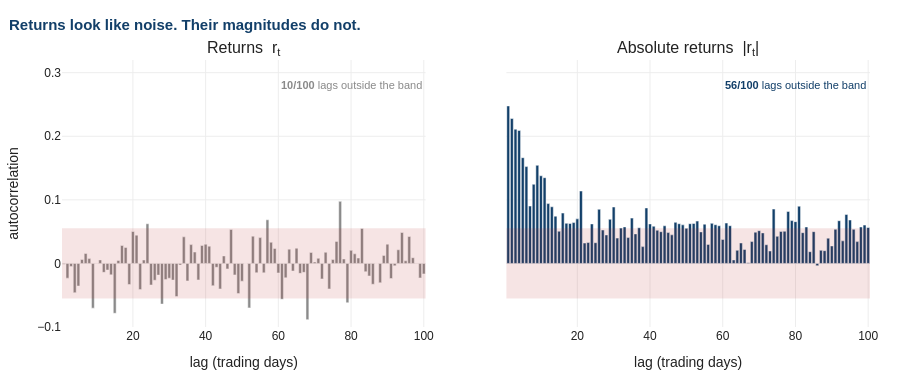

The cell this chart's notebook holds for it:
### Markdown cell above
---
## 1. The asymmetry, in one picture

If returns were forecastable from their own past, the autocorrelation function would show
it. Let us plot the ACF of $r_t$ next to the ACF of $|r_t|$.

### Code cell
def acf(x, max_lag):
    x = np.asarray(x, dtype=float) - np.mean(x)
    denom = x @ x
    return np.array([x[:-k] @ x[k:] / denom for k in range(1, max_lag + 1)])

LAGS = 100
band = 1.96 / np.sqrt(len(r))
acf_r, acf_abs = acf(r, LAGS), acf(r.abs(), LAGS)

fig = make_subplots(rows=1, cols=2, shared_yaxes=True,
                    subplot_titles=("Returns  r<sub>t</sub>",
                                    "Absolute returns  |r<sub>t</sub>|"))
for col, (vals, colour) in enumerate([(acf_r, a6.GREY), (acf_abs, a6.NAVY)], start=1):
    fig.add_trace(go.Bar(x=np.arange(1, LAGS + 1), y=vals, marker_color=colour,
                         showlegend=False), row=1, col=col)
    fig.add_hrect(y0=-band, y1=band, fillcolor=a6.RED, opacity=0.12,
                  line_width=0, row=1, col=col)
    outside = int(np.sum(np.abs(vals) > band))
    fig.add_annotation(x=LAGS, y=0.28, xref=f"x{col}", yref="y",
                       text=f"<b>{outside}/100</b> lags outside the band",
                       showarrow=False, xanchor="right", font=dict(size=11, color=colour))

a6.style(fig, title="Returns look like noise. Their magnitudes do not.", height=380,
         legend_top=False)
fig.update_yaxes(title="autocorrelation", range=[-0.10, 0.32], row=1, col=1)
fig.update_xaxes(title="lag (trading days)")
fig.show()

print(f"lag-1 autocorrelation of r_t    {acf_r[0]:+.3f}")
print(f"lag-1 autocorrelation of |r_t|  {acf_abs[0]:+.3f}")
print(f"lag-100 autocorrelation of |r_t| {acf_abs[99]:+.3f}   (still positive after 5 months)")

### Figure 1 — Plotly figure (JSON) as saved in the notebook; plotly's stock layout.template omitted (floating-point values rounded to 4 significant figures)
{"data": [{"marker": {"color": "#8A8A8A"}, "showlegend": false, "type": "bar", "x": [1, 2, 3, 4, 5, 6, 7, 8, 9, 10, 11, 12, 13, 14, 15, 16, 17, 18, 19, 20, 21, 22, 23, 24, 25, 26, 27, 28, 29, 30, 31, 32, 33, 34, 35, 36, 37, 38, 39, 40, 41, 42, 43, 44, 45, 46, 47, 48, 49, 50, 51, 52, 53, 54, 55, 56, 57, 58, 59, 60, 61, 62, 63, 64, 65, 66, 67, 68, 69, 70, 71, 72, 73, 74, 75, 76, 77, 78, 79, 80, 81, 82, 83, 84, 85, 86, 87, 88, 89, 90, 91, 92, 93, 94, 95, 96, 97, 98, 99, 100], "xaxis": "x", "y": [-0.001396, -0.02318, -0.004717, -0.04601, -0.03554, 0.006112, 0.01557, 0.007597, -0.07035, 0.00013, 0.005528, -0.01402, -0.01036, -0.018, -0.0784, 0.00462, 0.02817, 0.02513, -0.03315, 0.05026, 0.04451, -0.04118, 0.005405, 0.06243, -0.03388, -0.02648, -0.01837, -0.06394, -0.02521, -0.02322, -0.0262, -0.05213, -0.002509, 0.04182, -0.02745, 0.02963, 0.01791, -0.02591, 0.02827, 0.03024, 0.02714, -0.03508, -0.006058, -0.04012, 0.01179, -0.008597, 0.05346, -0.01802, -0.04745, -0.02789, -9.131e-05, -0.06992, 0.04291, -0.01458, 0.04062, -0.01478, 0.06866, 0.03329, 0.02356, -0.01503, -0.05637, -0.02265, 0.02248, -0.01191, 0.02392, -0.0156, -0.01401, -0.08844, 0.01729, 0.002131, 0.007983, -0.0243, 0.01747, -0.04011, 0.006123, 0.03467, 0.09768, 0.007022, -0.06189, 0.02063, 0.01511, 0.008481, 0.05503, -0.01301, -0.01971, -0.03272, -9.862e-05, -0.03042, 0.01258, 0.03032, -0.02374, -0.003724, 0.02149, 0.04864, 0.004154, 0.04232, 0.008988, 0.0002991, -0.0228, -0.01654], "yaxis": "y"}, {"marker": {"color": "#123F69"}, "showlegend": false, "type": "bar", "x": [1, 2, 3, 4, 5, 6, 7, 8, 9, 10, 11, 12, 13, 14, 15, 16, 17, 18, 19, 20, 21, 22, 23, 24, 25, 26, 27, 28, 29, 30, 31, 32, 33, 34, 35, 36, 37, 38, 39, 40, 41, 42, 43, 44, 45, 46, 47, 48, 49, 50, 51, 52, 53, 54, 55, 56, 57, 58, 59, 60, 61, 62, 63, 64, 65, 66, 67, 68, 69, 70, 71, 72, 73, 74, 75, 76, 77, 78, 79, 80, 81, 82, 83, 84, 85, 86, 87, 88, 89, 90, 91, 92, 93, 94, 95, 96, 97, 98, 99, 100], "xaxis": "x2", "y": [0.2478, 0.2279, 0.2111, 0.2091, 0.1664, 0.1523, 0.09027, 0.1245, 0.1543, 0.1379, 0.1349, 0.09414, 0.08913, 0.07437, 0.0506, 0.07925, 0.06318, 0.06281, 0.06427, 0.07008, 0.1139, 0.03201, 0.03286, 0.06214, 0.03261, 0.08516, 0.05255, 0.0448, 0.06939, 0.08876, 0.03981, 0.05559, 0.05747, 0.04068, 0.07129, 0.04648, 0.05612, 0.02645, 0.08729, 0.06215, 0.05854, 0.05224, 0.04991, 0.05921, 0.04855, 0.04499, 0.06459, 0.06242, 0.06069, 0.05524, 0.06248, 0.06291, 0.06661, 0.04962, 0.06175, 0.02993, 0.06306, 0.06091, 0.05928, 0.03778, 0.06354, 0.05931, 0.00555, 0.02064, 0.03218, 0.02188, 0.001102, 0.0344, 0.04914, 0.05153, 0.04805, 0.02941, 0.01954, 0.08554, 0.04261, 0.05037, 0.05055, 0.08176, 0.0674, 0.06573, 0.09005, 0.04842, 0.05735, 0.01849, 0.04998, -0.003629, 0.02064, 0.02009, 0.03973, 0.02753, 0.05368, 0.0672, 0.03555, 0.07698, 0.06832, 0.05361, 0.03431, 0.05735, 0.06032, 0.05652], "yaxis": "y2"}], "layout": {"annotations": [{"font": {"size": 16}, "showarrow": false, "text": "Returns  r<sub>t</sub>", "x": 0.225, "xanchor": "center", "xref": "paper", "y": 1, "yanchor": "bottom", "yref": "paper"}, {"font": {"size": 16}, "showarrow": false, "text": "Absolute returns  |r<sub>t</sub>|", "x": 0.775, "xanchor": "center", "xref": "paper", "y": 1, "yanchor": "bottom", "yref": "paper"}, {"font": {"color": "#8A8A8A", "size": 11}, "showarrow": false, "text": "<b>10/100</b> lags outside the band", "x": 100, "xanchor": "right", "xref": "x", "y": 0.28, "yref": "y"}, {"font": {"color": "#123F69", "size": 11}, "showarrow": false, "text": "<b>56/100</b> lags outside the band", "x": 100, "xanchor": "right", "xref": "x2", "y": 0.28, "yref": "y"}], "colorway": ["#123F69", "#E38B29", "#8A8A8A", "#2E7D7B", "#B22222"], "font": {"color": "#222222", "family": "Helvetica, Arial, sans-serif", "size": 12}, "height": 380, "hovermode": "x unified", "margin": {"b": 50, "l": 60, "r": 30, "t": 60}, "shapes": [{"fillcolor": "#B22222", "line": {"width": 0}, "opacity": 0.12, "type": "rect", "x0": 0, "x1": 1, "xref": "x domain", "y0": -0.05526, "y1": 0.05526, "yref": "y"}, {"fillcolor": "#B22222", "line": {"width": 0}, "opacity": 0.12, "type": "rect", "x0": 0, "x1": 1, "xref": "x2 domain", "y0": -0.05526, "y1": 0.05526, "yref": "y2"}], "title": {"font": {"color": "#123F69", "size": 15}, "text": "<b>Returns look like noise. Their magnitudes do not.</b>", "x": 0.01}, "xaxis": {"anchor": "y", "domain": [0, 0.45], "gridcolor": "#EDEDED", "showgrid": true, "title": {"text": "lag (trading days)"}, "zeroline": false}, "xaxis2": {"anchor": "y2", "domain": [0.55, 1], "gridcolor": "#EDEDED", "showgrid": true, "title": {"text": "lag (trading days)"}, "zeroline": false}, "yaxis": {"anchor": "x", "domain": [0, 1], "gridcolor": "#EDEDED", "range": [-0.1, 0.32], "showgrid": true, "title": {"text": "autocorrelation"}, "zeroline": false}, "yaxis2": {"anchor": "x2", "domain": [0, 1], "gridcolor": "#EDEDED", "matches": "y", "showgrid": true, "showticklabels": false, "zeroline": false}}}
